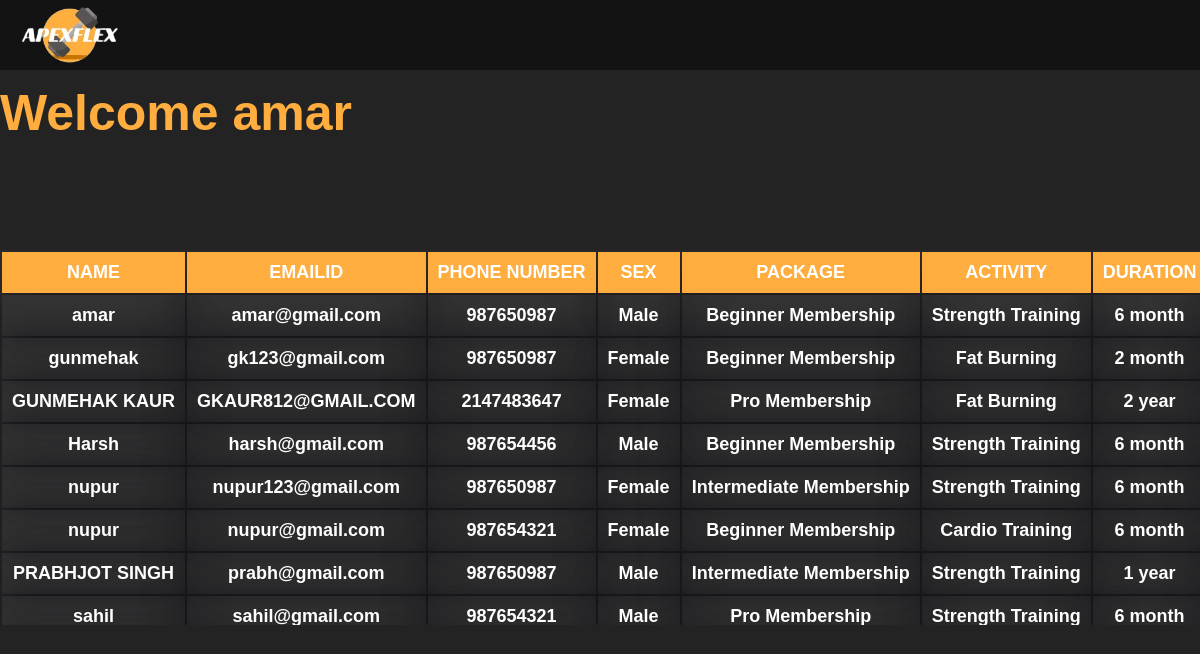
/admin.php (signed in), run on the app's committed database.
### tables this page shows
CREATE TABLE `data` (
  `Name` varchar(100) NOT NULL,
  `Email_ID` varchar(100) NOT NULL,
  `Phone` int(100) NOT NULL,
  `Sex` varchar(100) NOT NULL,
  `Package` varchar(100) NOT NULL,
  `Activity` varchar(100) NOT NULL,
  `Duration` varchar(100) NOT NULL,
  `Price` int(100) NOT NULL,
  `Date` date NOT NULL DEFAULT current_timestamp(),
  `Expdate` date NOT NULL DEFAULT current_timestamp()
);

### admin.php (the view, shortened to what this page needs)
<?php
include("database.php");
?>
<!DOCTYPE html>
<html lang="en">
<head>
</head>
<body>
    <header>
    <nav>
           <a href="apexflex.php#web1"  >
                <img src="f718fd1dc9fa4867927556147970c72d__1_-removebg-preview.png" alt="logo" id="logo"></a>
           </nav>
    </header>
    <div class="web">
   <h1 id="wel">Welcome
    <?php
   echo"{$_SESSION['username']}";
   ?> </h1>
   <div class="tablewrap">
   <table class="table ">
       <thead><tr>
         <th> NAME</th>
         <th>EMAILID</th>
         <th>PHONE NUMBER</th>
         <th>SEX</th>
         <th>PACKAGE</th>
         <th>ACTIVITY</th>
         <th>DURATION</th>
    </thead>
    <tbody>
        <?php
        $sql = ("SELECT * FROM data");
         $users = $con -> query($sql);
     $users -> fetch_all();
     foreach($users as $user){
     ?>
     <tr>
        <td><?php echo"{$user['Name']}";?></td>
        <td><?php echo"{$user['Email_ID']}";?></td>
        <td><?php echo"{$user['Phone']}";?></td>
        <td><?php echo"{$user['Sex']}";?></td>
        <td><?php echo"{$user['Package']}";?></td>
        <td><?php echo"{$user['Activity']}";?></td>
        <td><?php echo"{$user['Duration']}";?></td>
    <?php
     }
     ?>
     </tr>
    </tbody>
    </table>
   </div>
    </div>
</body>
</html>

### admin.php (style rules this page uses)
body { background-color: rgb(35, 35, 35); margin: 0%; font-family: Arial, Helvetica, sans-serif; font-size: 25px; color: white; }
nav { background-color: #00000073; color: white; position:fixed; width: 100%; height: 70px; top: 0px; }
#logo { width: 120px; position: fixed; top: -25px; left: 10px; }
.tablewrap { position: relative; top: 125px; max-height: 375px; overflow-y: scroll; }
table { margin: 0 auto; font-size: large; color: white; position: relative; background-color: #8a8a8a17; box-shadow: 0 0 40px rgba(8,7,16,0.6); overflow:hidden; height: 200px; min-width: max-content; }
td { box-shadow: 0 0 40px rgba(8,7,16,0.6); background-color: #00000073; }
th { color: white; position: sticky; background-color: rgb(255 173 62); font-weight: bold; padding: 10px; text-align: center; }
td { background-color: #8a8a8a17; font-weight: bold; padding: 10px; text-align: center; }
#wel { position: relative; top: 50px; color: rgb(255 173 62); }

### data on the page
data: Name "amar", Email_ID "amar@gmail.com", Phone "987650987", Sex "Male", Package "Beginner Membership", Activity "Strength Training", Duration "6 month"
data: Name "gunmehak", Email_ID "gk123@gmail.com", Phone "987650987", Sex "Female", Package "Beginner Membership", Activity "Fat Burning", Duration "2 month"
data: Name "GUNMEHAK KAUR", Email_ID "GKAUR812@GMAIL.COM", Phone "2147483647", Sex "Female", Package "Pro Membership", Activity "Fat Burning", Duration "2 year"
data: Name "Harsh", Email_ID "harsh@gmail.com", Phone "987654456", Sex "Male", Package "Beginner Membership", Activity "Strength Training", Duration "6 month"
data: Name "nupur", Email_ID "nupur123@gmail.com", Phone "987650987", Sex "Female", Package "Intermediate Membership", Activity "Strength Training", Duration "6 month"
data: Name "nupur", Email_ID "nupur@gmail.com", Phone "987654321", Sex "Female", Package "Beginner Membership", Activity "Cardio Training", Duration "6 month"
data: Name "PRABHJOT SINGH", Email_ID "prabh@gmail.com", Phone "987650987", Sex "Male", Package "Intermediate Membership", Activity "Strength Training", Duration "1 year"
data: Name "sahil", Email_ID "sahil@gmail.com", Phone "987654321", Sex "Male", Package "Pro Membership", Activity "Strength Training", Duration "6 month"

### other printed values
$_SESSION['username'] "amar"
